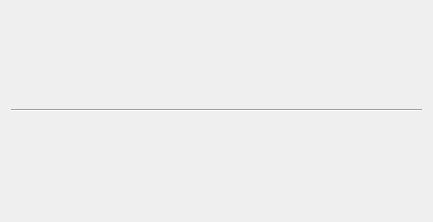
<?xml version="1.0" encoding="UTF-8"?>
<ui version="4.0">
 <class>vvToolTest</class>
 <widget class="QWidget" name="vvToolTest">
  <property name="geometry">
   <rect>
    <x>0</x>
    <y>0</y>
    <width>433</width>
    <height>222</height>
   </rect>
  </property>
  <property name="windowTitle">
   <string>Test sphere</string>
  </property>
  <layout class="QVBoxLayout" name="verticalLayout">
   <item>
    <widget class="Line" name="line_3">
     <property name="orientation">
      <enum>Qt::Horizontal</enum>
     </property>
    </widget>
   </item>
  </layout>
 </widget>
 <resources/>
 <connections/>
</ui>
